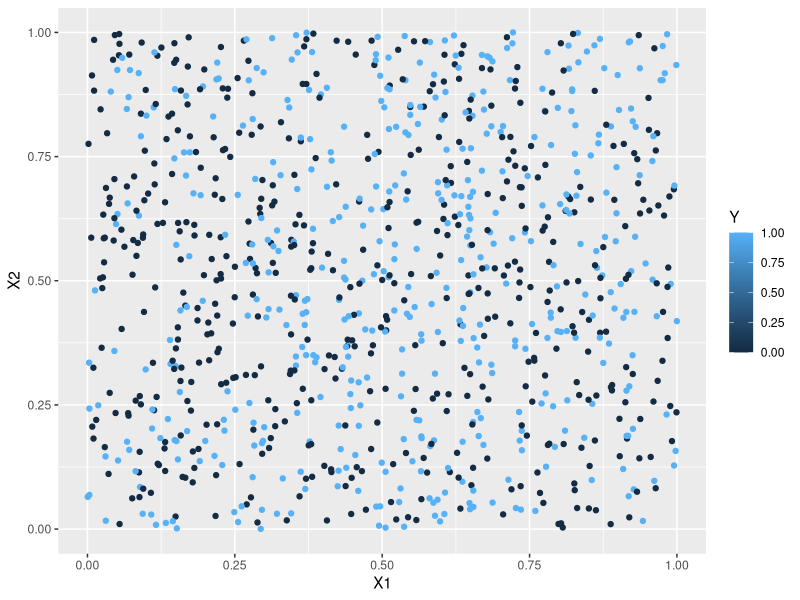

Recreate this plot in R.
## ---- chunk 1
# Create the training dataset as above using seed=200
# Create a testing dataset using seed=201, 202, 203, or 204

set.seed(201)
n = 1000

## ---- chunk 2
library(class)
suppressPackageStartupMessages(library(tidyverse))
## ---- chunk 3
#Generative model
set.seed(200) #setting a random seed so that we can
#reproduce everything exactly if we want to

generate_y <- function(x1,x2) { #two input parameters to generate the output y
  logit <- x1 -2*x2 -2*x1^2 + x2^2 + 3*x1*x2
  p <- exp(logit)/(1+exp(logit)) #apply the inverse logit function
  y <- rbinom(1,1,p) #y becomes a 0 (with prob 1-p) or a 1 with probability p
}
## ---- chunk 4
# Generate a training dataset with 1000 points
set.seed(200)
n = 1000
X1 <- runif(n,0,1)
X2 <- runif(n,0,1)

#I'm going to use a for loop to generate 1000 y's
Y <- rep(0,n) #initializing my Y to be a vector of 0's
for (i in 1:n) {
  Y[i] <- generate_y(X1[i],X2[i])
}

sum(Y) #How many 0's and 1's were predicted? In this
#training set, almost 47% were 1's. When n is very large
# about 48% of the Y's are 1's. That's close enough to
# 50/50 so we shouldn't have issues with "imbalance"
# which is something we'll learn about later in the 
# semester.

training <- cbind(X1,X2,Y) #combining all of my variables into a training dataset
ggplot(data=training, aes(x=X1, y=X2, color=Y)) +
  geom_point()
## ---- chunk 5
set.seed(201)
n = 1000

X1_test <- runif(n,0,1)
X2_test <- runif(n,0,1)

Y_test <- rep(0,n) 
for (i in 1:n) {
  Y_test[i] <- generate_y(X1_test[i],X2_test[i])
}

test <- as.data.frame(cbind(X1_test,X2_test,Y_test))

table(test$Y_test)
## ---- chunk 6
# Fit model
log_model <- glm(Y ~ X1 + X2, data = as.data.frame(training), family = binomial)

# Set correct predictor names
test_for_pred <- data.frame(
  X1 = test$X1_test,
  X2 = test$X2_test
)

# Predict on test set
y_pred <- ifelse(
  predict(log_model, newdata = test_for_pred, type = "response") > 0.5,
  1,
  0
)

# Confusion matrix
cm <- table(Predicted = y_pred, Actual = test$Y_test)
cm

# Metrics
TP <- cm["1","1"]; TN <- cm["0","0"]
FP <- cm["1","0"]; FN <- cm["0","1"]

sensitivity_logistic <- TP / (TP + FN)
specificity_logistic <- TN / (TN + FP)
error_rate_logistic  <- 1 - sum(diag(cm)) / sum(cm)

print(paste0(
  "Sensitivity: ", round(sensitivity_logistic,3),
  ", Specificity: ", round(specificity_logistic,3),
  ", MisClass Rate: ", round(error_rate_logistic,3)
))

# New point prediction
new_pt <- data.frame(X1 = 0.25, X2 = 0.25)

logistic_point_pred <- ifelse(
  predict(log_model, newdata = new_pt, type = "response") > 0.5,
  1,
  0
)

print(paste0(
  "Logistic Regression Prediction at (0.25, 0.25): ",
  logistic_point_pred
))
## ---- chunk 7
# Packages
library(MASS)  # lda()

# Fit LDA
lda_model <- lda(Y ~ X1 + X2, data = as.data.frame(training))

# Test data with correct predictor names
test_for_pred <- data.frame(
  X1 = test$X1_test,
  X2 = test$X2_test
)

# Predict on test set
lda_pred <- predict(lda_model, newdata = test_for_pred)$class

# Confusion matrix
cm <- table(Predicted = lda_pred, Actual = test$Y_test)
cm

# Metrics
TP <- cm["1","1"]; TN <- cm["0","0"]
FP <- cm["1","0"]; FN <- cm["0","1"]

sensitivity_lda <- TP / (TP + FN)
specificity_lda <- TN / (TN + FP)
error_rate_lda  <- 1 - sum(diag(cm)) / sum(cm)

print(paste0(
  "Sensitivity: ", round(sensitivity_lda,3),
  ", Specificity: ", round(specificity_lda,3),
  ", MisClass Rate: ", round(error_rate_lda,3)
))

# New point prediction
new_pt <- data.frame(X1 = 0.25, X2 = 0.25)

lda_point_pred <- predict(lda_model, newdata = new_pt)$class

print(paste0(
  "LDA Prediction at (0.25, 0.25): ",
  lda_point_pred
))
## ---- chunk 8
# Fit QDA
qda_model <- qda(Y ~ X1 + X2, data = as.data.frame(training))

# Test data with correct predictor names
test_for_pred <- data.frame(
  X1 = test$X1_test,
  X2 = test$X2_test
)

# Predict on test set
qda_pred <- predict(qda_model, newdata = test_for_pred)$class

# Confusion matrix
cm <- table(Predicted = qda_pred, Actual = test$Y_test)
cm

# Metrics
TP <- cm["1","1"]; TN <- cm["0","0"]
FP <- cm["1","0"]; FN <- cm["0","1"]

sensitivity_qda <- TP / (TP + FN)
specificity_qda <- TN / (TN + FP)
error_rate_qda  <- 1 - sum(diag(cm)) / sum(cm)

print(paste0(
  "Sensitivity: ", round(sensitivity_qda,3),
  ", Specificity: ", round(specificity_qda,3),
  ", MisClass Rate: ", round(error_rate_qda,3)
))

# New point prediction
new_pt <- data.frame(X1 = 0.25, X2 = 0.25)

qda_point_pred <- predict(qda_model, newdata = new_pt)$class

print(paste0(
  "QDA Prediction at (0.25, 0.25): ",
  qda_point_pred
))
## ---- chunk 9
library(e1071)  

# Fit Naive Bayes
nb_model <- naiveBayes(Y ~ X1 + X2, data = as.data.frame(training))

# Test data with correct predictor names
test_for_pred <- data.frame(
  X1 = test$X1_test,
  X2 = test$X2_test
)

# Predict on test set
nb_pred <- predict(nb_model, newdata = test_for_pred, type = "class")

# Confusion matrix
cm <- table(Predicted = nb_pred, Actual = test$Y_test)
cm

# Metrics
TP <- cm["1","1"]; TN <- cm["0","0"]
FP <- cm["1","0"]; FN <- cm["0","1"]

sensitivity_nb <- TP / (TP + FN)
specificity_nb <- TN / (TN + FP)
error_rate_nb  <- 1 - sum(diag(cm)) / sum(cm)

print(paste0(
  "Sensitivity: ", round(sensitivity_nb,3),
  ", Specificity: ", round(specificity_nb,3),
  ", MisClass Rate: ", round(error_rate_nb,3)
))

# New point prediction
new_pt <- data.frame(X1 = 0.25, X2 = 0.25)

nb_point_pred <- predict(nb_model, newdata = new_pt, type = "class")

print(paste0(
  "Naive Bayes Prediction at (0.25, 0.25): ",
  nb_point_pred
))
## ---- chunk 10
library(class)
# X matrices
train_X <- as.matrix(training[, c("X1","X2")])
test_X  <- as.matrix(test[, c("X1_test","X2_test")])

# y vectors (no $)
train_y <- as.factor(training[, "Y"])
test_y  <- as.factor(test[, "Y_test"])

# Predict on test, k=8 was our optimal k found in lab 0
knn_pred <- knn(train = train_X, test = test_X, cl = train_y, k = 8)

# Confusion matrix
cm <- table(Predicted = knn_pred, Actual = test_y)
cm

# Metrics
TP <- cm["1","1"]; TN <- cm["0","0"]
FP <- cm["1","0"]; FN <- cm["0","1"]

sensitivity_knn <- TP / (TP + FN)
specificity_knn <- TN / (TN + FP)
error_rate_knn  <- 1 - sum(diag(cm)) / sum(cm)

print(paste0(
  "Sensitivity: ", round(sensitivity_knn,3),
  ", Specificity: ", round(specificity_knn,3),
  ", MisClass Rate: ", round(error_rate_knn,3)
))

# New point prediction
new_pt <- data.frame(X1 = 0.25, X2 = 0.25)
new_X  <- as.matrix(new_pt)

knn_point_pred <- knn(train = train_X, test = new_X, cl = train_y, k = 8)

print(paste0("KNN Prediction at (0.25, 0.25): ", knn_point_pred))
